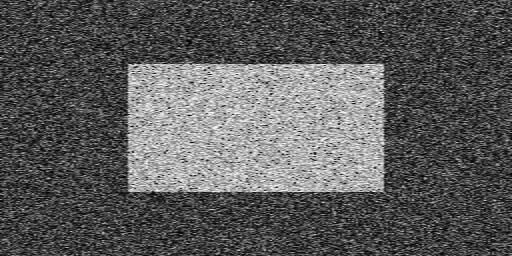
#> input picture image/noisy2.png, 512 x 256 px
$ python otsuThreshHolding.py
#> lines starting #> are read from the running program, lines starting #| are printed output that depends on the picture; after the words box and inside, x2 and y2 are one past the last pixel; in counts of white or black regions, pixels touching at a corner belong together
import numpy as np
import cv2
import matplotlib.pyplot as plt

img = cv2.imread("image/noisy2.png",0)
#> img is the input picture: shape (256, 512); min 0, max 254, mean 91

ret,thr1 = cv2.threshold(img,127,255,cv2.THRESH_BINARY)
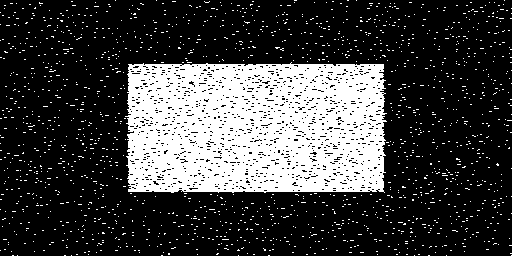
#> thr1: shape (256, 512); 25.3% white; 1632 white regions (1631 under 20 px), largest, box (x1, y1, x2, y2) and area: (125, 62, 387, 193) 29976
ret,thr2 = cv2.threshold(img,0,255,cv2.THRESH_BINARY+cv2.THRESH_OTSU)
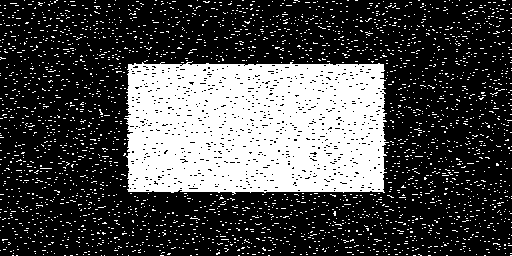
#> thr2: shape (256, 512); 28.8% white; 2741 white regions (2740 under 20 px), largest, box (x1, y1, x2, y2) and area: (124, 61, 389, 195) 31152
#> ret = 114
blur = cv2.GaussianBlur(img,(5,5),0)
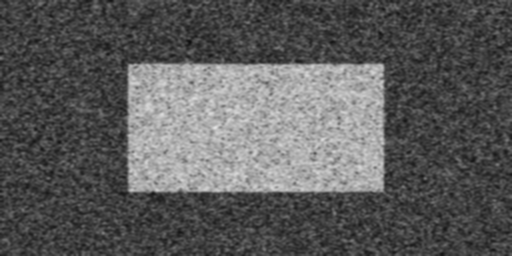
#> blur: shape (256, 512); min 14, max 227, mean 91
ret,thr3 = cv2.threshold(blur,0,255,cv2.THRESH_BINARY+cv2.THRESH_OTSU)
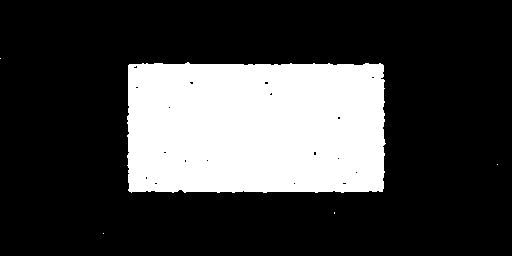
#> thr3: shape (256, 512); 25% white; 5 white regions (4 under 20 px), largest, box (x1, y1, x2, y2) and area: (127, 62, 386, 193) 32724
#> ret = 117

plt.subplot(221)
plt.imshow(img,cmap="gray")
plt.title("Original")

plt.subplot(222)
plt.imshow(thr1,cmap="gray")
plt.title("Global")

plt.subplot(223)
plt.imshow(thr2,cmap="gray")
plt.title("Otsu't thresh holding")

plt.subplot(224)
plt.imshow(thr3,cmap="gray")
plt.title("Otsu's after gaussian blur")

plt.show()

$ run again, with image/WatershedSegmentation.png copied over image/noisy2.png
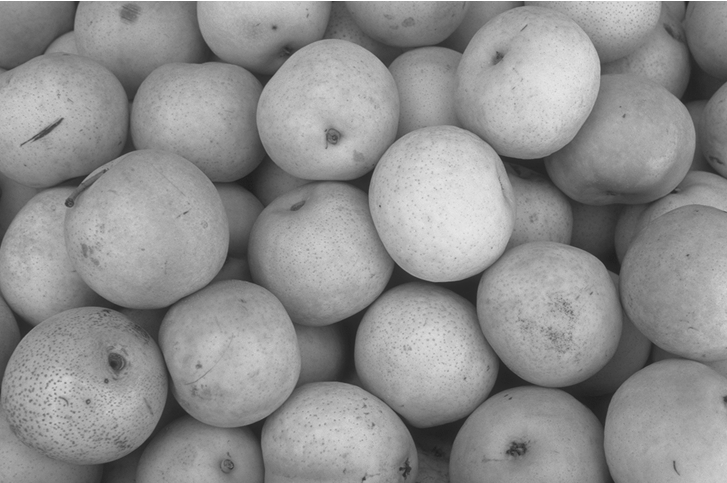
#> input picture image/WatershedSegmentation.png, 727 x 483 px
#> img is the input picture: shape (483, 727); min 28, max 255, mean 143
#> `ret,thr1 = cv2.threshold(img,127,255,cv2.THRESH_BINARY)`:
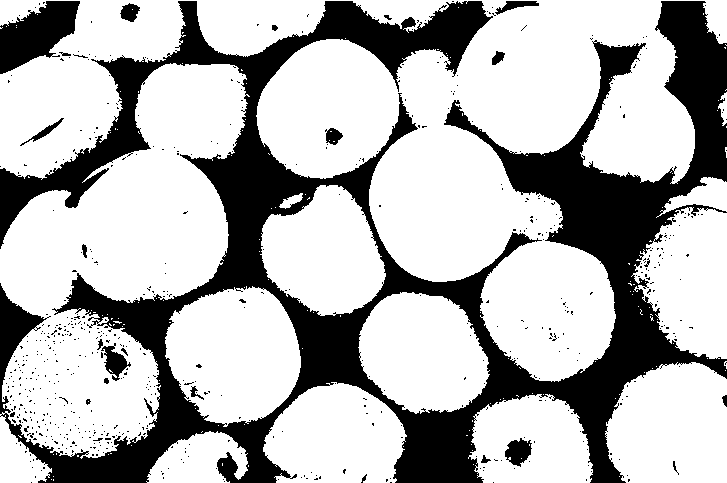
#> thr1: shape (483, 727); 70.8% white; 645 black regions (622 under 20 px), largest, box (x1, y1, x2, y2) and area: (0, 1, 727, 483) 95171, (0, 1, 80, 74) 3408, (505, 438, 532, 467) 503
#> thr2: shape (483, 727); 70.4% white; 673 black regions (651 under 20 px), largest, box (x1, y1, x2, y2) and area: (0, 1, 727, 483) 96742, (0, 1, 80, 75) 3487, (505, 438, 532, 467) 517
#> `ret,thr2 = cv2.threshold(img,0,255,cv2.THRESH_BINARY+cv2.THRESH_OTSU)`: ret = 128
#> thr3: shape (483, 727); 69.6% white; 71 black regions (50 under 20 px), largest, box (x1, y1, x2, y2) and area: (0, 0, 727, 483) 100619, (0, 0, 80, 75) 3608, (98, 340, 131, 381) 590
#> `ret,thr3 = cv2.threshold(blur,0,255,cv2.THRESH_BINARY+cv2.THRESH_OTSU)`: ret = 129
#> `plt.show()`:
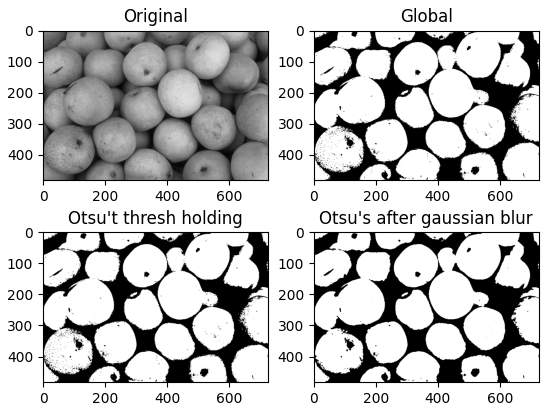
#> figure drawn by matplotlib, 4 panels
